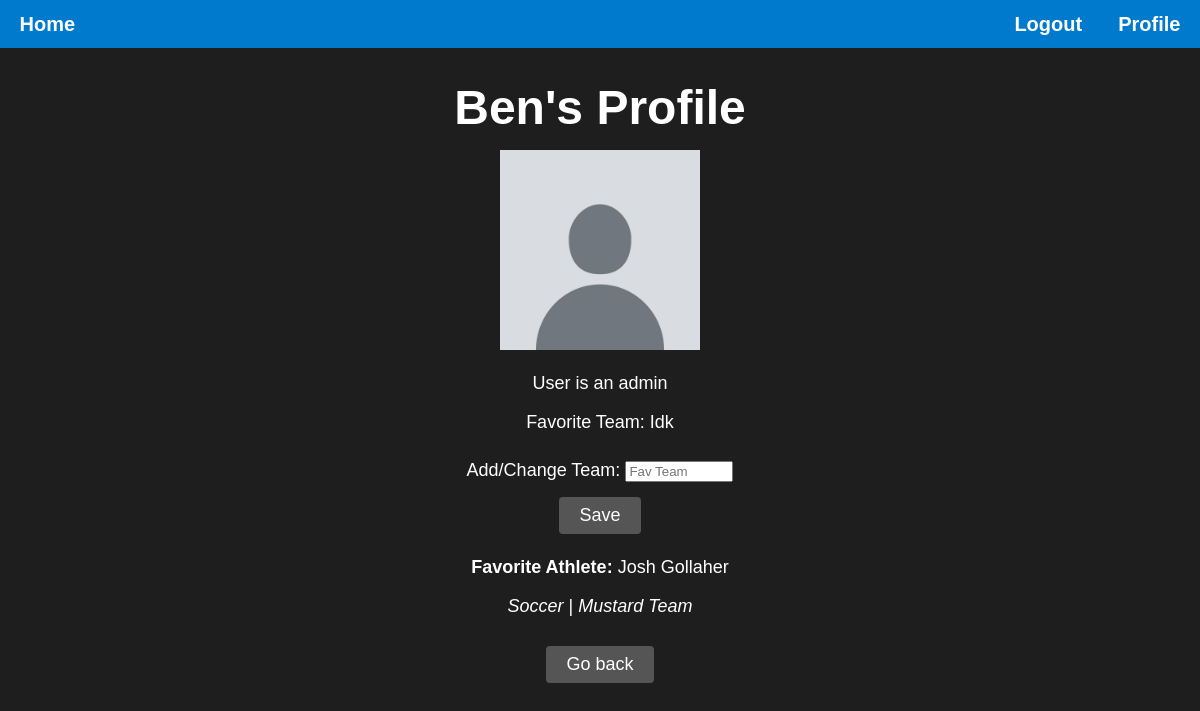
The page /user/Ben/ (signed in) on the database its author committed.
### main/models.py (models this page shows, shortened)
class User(models.Model):
    userName = models.CharField(max_length=20, primary_key=True)
    passWord = models.CharField(max_length=20)
    isAdmin = models.BooleanField(default=False)
    teamName = models.CharField(max_length=20, blank=True)
    userView = models.IntegerField(default=1, blank=True)
    favAthlete = models.ForeignKey(Athlete, on_delete=models.CASCADE, null=True, blank=True)

class Athlete(models.Model):
    SPORT_CHOICES = [
        ('baseball', 'baseball'),
        ('basketball', 'basketball'),
        ('soccer', 'soccer'),
        ('football', 'football'),
    ]
    id = models.AutoField(primary_key=True)
    firstName = models.CharField(max_length=20, default='N/A')
    lastName = models.CharField(max_length=20, default='N/A')
    height = models.CharField(max_length=5, default='N/A',blank=True, null=True)
    weight = models.IntegerField(blank=True, null=True)
    birthDate = models.DateField(blank=True, null=True)
    age = models.IntegerField(blank=True, null=True)
    wins = models.IntegerField(blank=True, null=True)
    losses = models.IntegerField(blank=True, null=True)
    joinYear = models.IntegerField(blank=True, null=True)
    sport = models.CharField(max_length=20, choices=SPORT_CHOICES, default='Baseball')
    teamName = models.CharField(max_length=20, default='N/A')
    position = models.CharField(max_length=20, default='N/A', blank=True, null=True)
    gamesPlayed = models.IntegerField(default=0, blank=True, null=True)
    numViews = models.IntegerField(default=0, blank=True, null=True)

### main/views.py (the view)
# urls.py: path("user/<str:user_name>/", views.user_page, name="user_page"),
def user_page(request, user_name):
    logged_in = request.session.get('logged_in', False)
    curr_user_name = request.session.get('curr_user_name', "")
    user = get_object_or_404(User, pk=user_name)
    invalid_info = False
    form = ProfileForm()
    if request.method == "POST":
        form = ProfileForm(request.POST)
        if form.is_valid():
            favorite_team = form.cleaned_data["fav_team"]
            user.teamName = favorite_team
            user.save()
        else:
            form = ProfileForm()
            invalid_info = True
    else:
        form = ProfileForm()
    context = {
        "user": user,
        "form": form,
        "invalid_info": invalid_info,
        "logged_in": logged_in,
        "curr_user_name": curr_user_name
    }
    return render(request, "main/user_page.html", context)

### main/forms.py
class ProfileForm(forms.Form):
    fav_team = forms.CharField(
        label="Add/Change Team",
        max_length=20,
        widget=forms.TextInput(attrs={'placeholder': 'Fav Team', 'style': 'width: 100px;'})
    )

### main/templates/main/user_page.html (shortened to what this page needs)
{% load static %}
<!DOCTYPE html>
<html lang="en">
<head>
    <link rel="stylesheet" href="{% static 'styles.css' %}" />
</head>
<body>
    <div class="header">
        <p><a href="{% url 'landing_page' %}">Home</a></p>
        <div class="header-container">
            {% if not logged_in %}
            <p><a href="{% url 'login_page' %}">Login</a></p>
            <p><a href="{% url 'signup_page' %}">Signup</a></p>
            {% else %}
            <p><a href="{% url 'logout' %}">Logout</a></p>
            <p><a href="{% url 'user_page' curr_user_name %}">Profile</a></p>
            {% endif %}
        </div>
    </div>
    <h1>{{ user.userName }}'s Profile</h1>
    <div class="profile-container">
        <img src="{% static "images/default_picture.jpg" %}" style="width: 200px; height: auto;">
        {% if user.isAdmin %}
        <p>User is an admin</p>
        {% else %}
        <p>User is not an admin</p>
        {% endif %}
        <p>Favorite Team: {{ user.teamName }}</p>
        <section class="favorite-athlete-section">
            <form method="post" class="favorite-athlete-form">
                {{ form }}
                <button type="submit" class="btn-secondary">Save</button>
            </form>
            {% if user.favAthlete %}
            <div class="favorite-athlete-info">
                <p><strong>Favorite Athlete:</strong> {{ user.favAthlete.firstName }} {{ user.favAthlete.lastName }}</p>
                <p><em>{{ user.favAthlete.sport|capfirst }}</em> | <em>{{ user.favAthlete.teamName }}</em></p>
            </div>
            {% else %}
            <p>No favorite athlete selected.</p>
            {% endif %}
        </section>
        <div class="additional-buttons">
            <form action="{% url 'landing_page' %}" method="get">
                <button type="submit" class="btn-secondary">Go back</button>
            </form>
        </div>
    </div>
</body>

### main/static/styles.css (style rules this page uses)
body { background-color: #1e1e1e; color: #ffffff; font-family: Arial, sans-serif; display: flex; flex-direction: column; align-items: center; min-height: 100vh; margin: 0; }
.header { display: flex; flex: auto; background-color: #007acc; font-size: 20px; font-weight: 600; justify-content: space-around; align-items: center; gap: 75%; max-height: 48px; min-width: 100%; }
.header-container { display: flex; justify-content: space-between; gap: 36px; }
h1 { font-size: 3em; margin-bottom: 15px; }
a { color: inherit; text-decoration: none; }
input { width: 50px; margin: 10px auto; }
button { font-size: 1em; color: #ffffff; background-color: #007acc; border: none; padding: 10px 20px; border-radius: 5px; cursor: pointer; margin: 5px; }
.additional-buttons { display: flex; justify-content: center; gap: 1rem; margin-top: 1.5rem; }
.btn-secondary { padding: 10px 20px; background-color: #555; color: #fff; border: none; border-radius: 4px; cursor: pointer; }
.profile-container { text-align: center; font-size: 18px; }
.profile-container button { padding: 8px 20px; }

### rows shown on the page
User: userName "Ben", teamName "Idk", favAthlete.firstName "Josh", favAthlete.lastName "Gollaher", favAthlete.sport "Soccer", favAthlete.teamName "Mustard Team"
